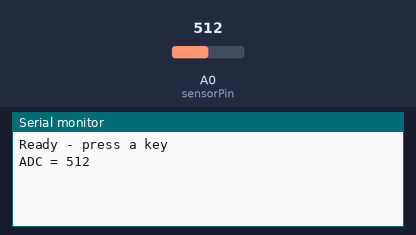
Recording of a sketch running on a simulated Arduino Uno, built with avr-gcc and run on an emulated ATmega328P. Shown: the last lines printed to the serial monitor. Inputs (shaded band) come from the test bench; at power-on: A0 (sensorPin) = 512.

Above: at 1.2 s.
1.3 s: A0 (sensorPin) set to 716
At 2.5 s:
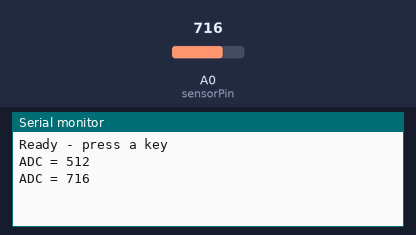
2.8 s: A0 (sensorPin) set to 900
At 3.8 s:
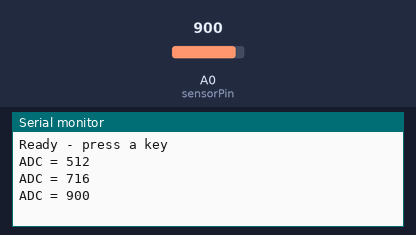

Measured:
- after the input at 1.3 s, the serial monitor: prints a new line at once (image 1)
- after the input at 2.8 s, the serial monitor: prints a new line at once (image 2)

The sketch:

ADC_test.ino
```cpp
int sensorPin = A0;        // select the input pin for the potentiometer
int sensorValue = 0;       // variable to store the value coming from the sensor

void setup()
{
  Serial.begin(9600);
  Serial.println("Ready - press a key");
}

void loop()
{
  sensorValue = analogRead(sensorPin);

  // Only print when the reading changes significantly
  static int lastValue = -1;

  if (abs(sensorValue - lastValue) > 5)
  {
    Serial.print("ADC = ");
    Serial.println(sensorValue);
    lastValue = sensorValue;
  }

  delay(50);
}
```
